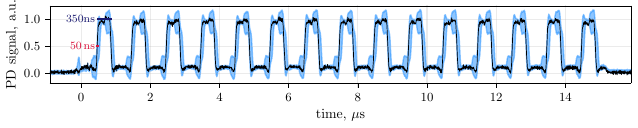

Write the Python code that produced this figure.
import numpy as np
import matplotlib.pyplot as plt
plt.style.use('thesis.mplstyle')
from colors import red, blue, dblue


data = np.load("../data/flashing-oscilloscope/data.npz")
X_mean = data['X_mean']
Y_mean = data['Y_mean']
Y1 = data['Y1']
Y_std = data['Y_std']

fig, ax = plt.subplots(1, 1, figsize=(7.5, 1))
ax.fill_between(X_mean, Y_mean-Y_std, Y_mean+Y_std, color=blue, alpha=0.5)
# ax.plot(X_mean, Y_mean, color=blue, alpha=0.5)
ax.plot(X_mean, Y1, color='k', linewidth=0.5)
ax.set_xlim(-0.9, 15.9)
ax.set_xlabel(r'time, $\mu$s')
ax.set_ylabel(r'PD signal, a.u.')
ax.grid(alpha=0.25)

ax.plot([0.5, 0.85], [1, 1], color=dblue)
ax.text(0.4, 1, '350ns', ha='right', va='center', fontsize=8, color=dblue)

ax.plot([0.45, 0.5], [0.5, 0.5], color=red)
ax.text(0.4, 0.5, r'50$\,$ns', ha='right', va='center', fontsize=8, color=red)

plt.savefig("flashing-oscilloscope.pdf", bbox_inches='tight', pad_inches=0.06)
plt.close()